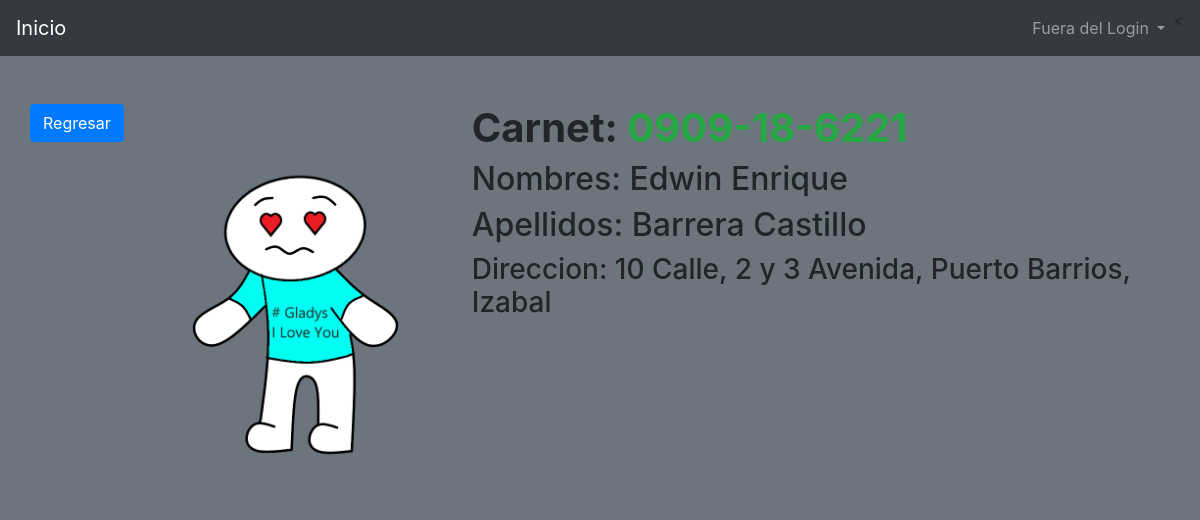
The page /Alumno/0909-18-6221 on the database its author committed.
### Alumns/models.py (models this page shows, shortened)
class Alumn(models.Model):
    carnetAlumn = models.CharField(max_length=18)
    nameAlumn = models.CharField(max_length=50)
    surnameAlumn = models.CharField(max_length=50)
    directionAlumn = models.TextField(max_length=75)
    slug = models.SlugField(null=False, blank=False, unique=True)
    imageAlumn = models.ImageField(upload_to='alumns/', null=False, blank=False)
    dateCreate = models.DateTimeField(auto_now_add=True)

### Alumns/views.py (the view)
# urls.py: path('<slug:slug>', views.AlumnDetailView.as_view(), name='Alumn')
class AlumnDetailView(DetailView):
    model = Alumn
    template_name = 'Alumns/detailAlumn.html'
    def get_context_data(self, **kwargs):
        context = super().get_context_data(**kwargs)
        return context

### templates/Alumns/detailAlumn.html (shortened to what this page needs)
{% extends 'Design.html' %}
{% block body %}
    <div>
        <a href="{% url 'listAlumns' %}" class="btn btn-primary">Regresar</a>
    </div>
    <div class="col-3">
    {% if object.imageAlumn %}
        <img src="{{ object.imageAlumn.url }}" alt="Imagen del Producto" width="300">
    {% endif %}
    </div>
    <div class="col ml-5">
        <div class="h1 font-weight-bold">
            Carnet: <span class="text-success">{{ object.carnetAlumn }}</span>
        </div>
        <div class="h2">Nombres: {{object.nameAlumn }}</div>
        <div class="h2">Apellidos: {{object.surnameAlumn }}</div>
        <div class="h3">
            <p>Direccion: {{ object.directionAlumn }}</p>
        </div>
    </div>
{% endblock %}

### rows shown on the page
Alumn: imageAlumn (picture), nameAlumn "Edwin Enrique", surnameAlumn "Barrera Castillo", directionAlumn "10 Calle, 2 y 3 Avenida, Puerto Barrios, Izabal"
